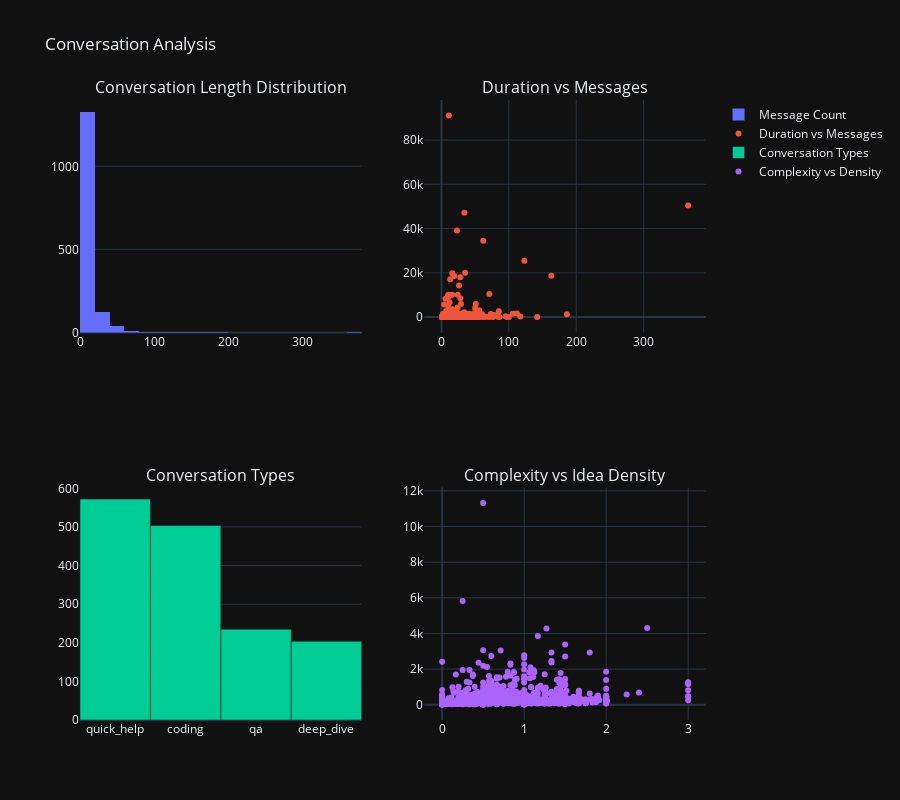

This figure's notebook cell:
### Markdown cell above
## 💬 Conversation Analysis

### Code cell
# Conversation lengths and characteristics
print("=== CONVERSATION CHARACTERISTICS ===")
print(f"Average messages per conversation: {conv_features_df['message_count'].mean():.1f}")
print(f"Median messages per conversation: {conv_features_df['message_count'].median():.1f}")
print(f"Average words per conversation: {conv_features_df['total_word_count'].mean():.0f}")
print(f"Average conversation duration: {conv_features_df['duration_minutes'].mean():.1f} minutes")

# Conversation types
print("\n=== CONVERSATION TYPES ===")
conv_type_counts = conv_features_df['conversation_type'].value_counts()
for conv_type, count in conv_type_counts.items():
    print(
        f"{conv_type.replace('_', ' ').title()}: {count:,} conversations ({count / len(conv_features_df) * 100:.1f}%)")

# Visualize conversation characteristics
fig = make_subplots(
    rows=2, cols=2,
    subplot_titles=['Conversation Length Distribution', 'Duration vs Messages', 'Conversation Types',
                    'Complexity vs Idea Density']
)

# Conversation length distribution
fig.add_trace(
    go.Histogram(x=conv_features_df['message_count'], name='Message Count', nbinsx=20),
    row=1, col=1
)

# Duration vs Messages scatter
fig.add_trace(
    go.Scatter(x=conv_features_df['message_count'], y=conv_features_df['duration_minutes'],
               mode='markers', name='Duration vs Messages'),
    row=1, col=2
)

# Conversation types
fig.add_trace(
    go.Bar(x=conv_type_counts.index, y=conv_type_counts.values, name='Conversation Types'),
    row=2, col=1
)

# Complexity vs. Idea Density
fig.add_trace(
    go.Scatter(x=conv_features_df['complexity_score'], y=conv_features_df['idea_density'],
               mode='markers', name='Complexity vs Density'),
    row=2, col=2
)

fig.update_layout(height=800, title_text="Conversation Analysis")
fig.show()

### Figure 1 — Plotly figure (JSON) as saved in the notebook; plotly's stock layout.template omitted (floating-point values rounded to 4 significant figures; data arrays with more than 128 entries replaced by an {"elided": "..."} marker saying what was removed)
{"data": [{"name": "Message Count", "nbinsx": 20, "type": "histogram", "x": {"elided": "1515 int values"}, "xaxis": "x", "yaxis": "y"}, {"mode": "markers", "name": "Duration vs Messages", "type": "scatter", "x": {"elided": "1515 int values"}, "xaxis": "x2", "y": {"elided": "1515 float values"}, "yaxis": "y2"}, {"name": "Conversation Types", "type": "bar", "x": ["quick_help", "coding", "qa", "deep_dive"], "xaxis": "x3", "y": [572, 504, 235, 204], "yaxis": "y3"}, {"mode": "markers", "name": "Complexity vs Density", "type": "scatter", "x": {"elided": "1515 float values"}, "xaxis": "x4", "y": {"elided": "1515 float values"}, "yaxis": "y4"}], "layout": {"annotations": [{"font": {"size": 16}, "showarrow": false, "text": "Conversation Length Distribution", "x": 0.225, "xanchor": "center", "xref": "paper", "y": 1, "yanchor": "bottom", "yref": "paper"}, {"font": {"size": 16}, "showarrow": false, "text": "Duration vs Messages", "x": 0.775, "xanchor": "center", "xref": "paper", "y": 1, "yanchor": "bottom", "yref": "paper"}, {"font": {"size": 16}, "showarrow": false, "text": "Conversation Types", "x": 0.225, "xanchor": "center", "xref": "paper", "y": 0.375, "yanchor": "bottom", "yref": "paper"}, {"font": {"size": 16}, "showarrow": false, "text": "Complexity vs Idea Density", "x": 0.775, "xanchor": "center", "xref": "paper", "y": 0.375, "yanchor": "bottom", "yref": "paper"}], "height": 800, "title": {"text": "Conversation Analysis"}, "xaxis": {"anchor": "y", "domain": [0, 0.45]}, "xaxis2": {"anchor": "y2", "domain": [0.55, 1]}, "xaxis3": {"anchor": "y3", "domain": [0, 0.45]}, "xaxis4": {"anchor": "y4", "domain": [0.55, 1]}, "yaxis": {"anchor": "x", "domain": [0.625, 1]}, "yaxis2": {"anchor": "x2", "domain": [0.625, 1]}, "yaxis3": {"anchor": "x3", "domain": [0, 0.375]}, "yaxis4": {"anchor": "x4", "domain": [0, 0.375]}}}
